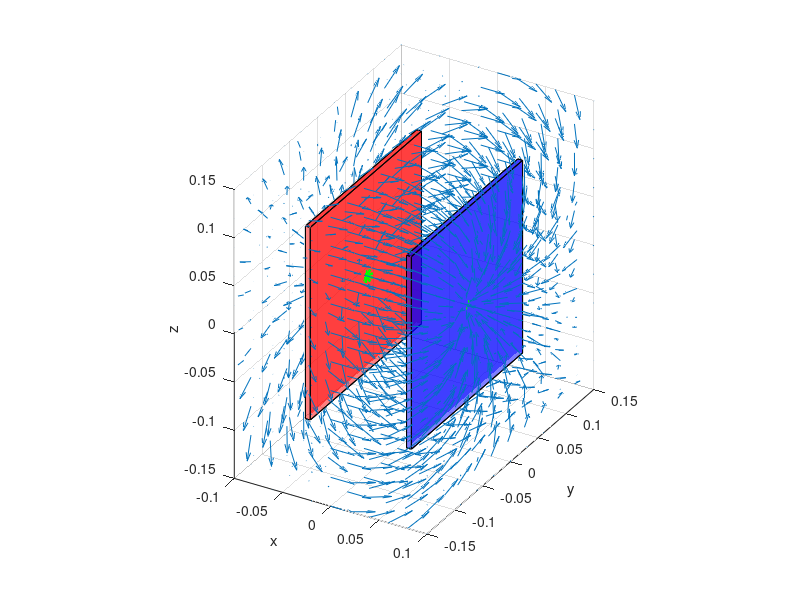

This chart was generated by the following MATLAB code:

%Entregable 1 con 2 cargas en 3D

lz = 0.1; %distancia del centro a la orilla por eje z
lx = 0.005;  %ancho de la placa
ly = 0.1;  %distancia del centro a la orilla por eje y
movX = 0.05; % mitad de la distancia entre placas

%VERTICES Y CARAS DE LÁMINA (+)
           % x       y     z
vertices = [-lx-movX -ly  -lz; %v1
            -lx-movX   ly  -lz; %v2
             -movX   ly  -lz; %v3
             -movX  -ly  -lz; %v4
            -lx-movX  -ly   lz; %v5
            -lx-movX   ly   lz; %v6
             -movX   ly   lz; %v7
             -movX  -ly   lz]; %v8
         
caras = [1 5 8 4; %c1
         1 5 6 2; %c2
         2 3 7 6; %c3
         3 4 8 7; %c4
         5 6 7 8; %c5
         1 2 3 4]; %c6


     
%VERTICES Y CARAS DE LÁMINA (-)
           % x       y     z
vertices2 = [+movX -ly  -lz; %v1
            +movX   ly  -lz; %v2
             lx+movX   ly  -lz; %v3
             lx+movX  -ly  -lz; %v4
            +movX  -ly   lz; %v5
            +movX   ly   lz; %v6
             lx+movX   ly   lz; %v7
             lx+movX  -ly   lz]; %v8

xl = linspace(-2*movX,2*movX,11);  % Valores de x que vamos a evaluar
yl = linspace(-1.5*ly,1.5*ly,11);  % Valores de y que vamos a evaluar
zl = linspace(-1.5*lz,1.5*lz,11); % Valores de z que vamos a evaluar

[xGrid, yGrid, zGrid]= meshgrid(xl,yl,zl);

%PROPIEDADES DEL CAMPO ELÉCTRICO
Q = 1e-6; %Carga (+)
q = Q;
eps0 = 8.854e-12; %Constante dieléctrica
A = 4*(ly * lz); %Área de la lámina positiva

%PROPIEDADES PARA LOS VECTORES
Px = xGrid;
Py = yGrid;
Pz = zGrid;

% Campo Q1
rx = xGrid -(-movX);
ry = yGrid - 0;
rz = zGrid - 0;
r = sqrt(rx.^2 + ry.^2 + rz.^2); % distancia de la particula (magnitud)
Ex1 = ((q / 4*pi*eps0) * rx) ./ r.^3; % E = [(k*q) / sqrt ( (x-qx)^2 + (y-qy)^2 + (z-qz)^2) )^2 ] * r unitario
Ey1 = ((q / 4*pi*eps0) * ry) ./ r.^3;
Ez1 = ((q / 4*pi*eps0) * rz) ./ r.^3;

% Campo Q2
rx = xGrid -(movX);
ry = yGrid - 0;
rz = zGrid - 0;
r = sqrt(rx.^2 + ry.^2 + rz.^2); % distancia de la particula (magnitud)
Ex2 = ((-q / 4*pi*eps0) * rx) ./ r.^3; % E = [(k*q) / sqrt ( (x-qx)^2 + (y-qy)^2 + (z-qz)^2) )^2 ] * r unitario
Ey2 = ((-q / 4*pi*eps0) * ry) ./ r.^3;
Ez2 = ((-q / 4*pi*eps0) * rz) ./ r.^3;

%COMPONENTES DE LOS VECTORES
Ex = Ex1 + Ex2;
Ey = Ey1 + Ey2;
Ez = Ez1 + Ez2;

E = sqrt(Ex.^2 + Ey .^2 + Ez.^2);

figure();
hold on

patch('Faces',caras,'Vertices',vertices,'FaceColor','r','facealpha',0.5);
patch('Faces',caras,'Vertices',vertices2,'FaceColor','b','facealpha',0.5);
scatter3(-movX,0,0,'g','linewidth',5)
scatter3(movX,0,0,'g','linewidth',5);


axis equal
xlabel('x')
ylabel('y')
zlabel('z')

h = quiver3(xGrid, yGrid, zGrid,Ex./E,Ey./E,Ez./E);
%h = quiver3(xGrid, yGrid, zGrid,Ex,Ey,Ez,2,'linewidth',2);

axis([-2*movX 2*movX -1.5*ly 1.5*ly -1.5*lz 1.5*lz]);
view(30,30); %Establecer la vista de el espacio 3D
grid();

hold off